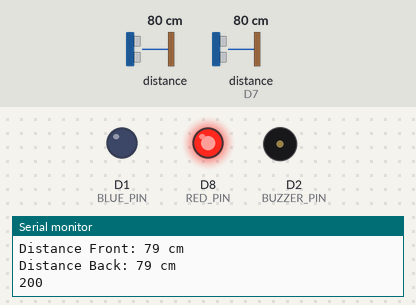
Bench run of a sketch on a simulated ESP8266 (NodeMCU). On the bench: output pins drawn as LEDs (lit = HIGH), buzzer (waves = sounding), the last lines printed to the serial monitor. Wiring (inferred from the names in the program): 2 × ultrasonic range finder: trigger D4, echo D3 / trigger D6, echo D7. Inputs (shaded band) come from the test bench; at power-on: distance to the obstacle (sensor on D7) 80 cm, distance to the obstacle 80 cm. The echo pulse lasts 58.3 µs per cm; WiFi joins after 1.5 s; servers stay silent unless stated; uploads are accepted with an empty reply; pins used as bus, display or sensor lines are not drawn.

Above: at 3.2 s.
3.3 s: distance to the obstacle (sensor on D7) set to 2 cm
6.3 s: distance to the obstacle (sensor 0) set to 34 cm
9.3 s: distance to the obstacle (sensor 0) set to 27 cm
At 9.98 s:
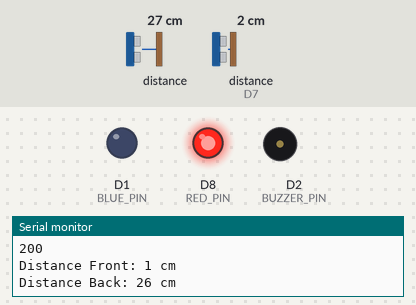
12.3 s: distance to the obstacle (sensor on D7) set to 120 cm
At 13.9 s:
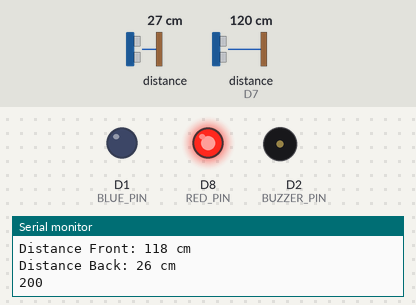
15.3 s: distance to the obstacle (sensor 0) set to 97 cm
18.3 s: distance to the obstacle (sensor 0) set to 105 cm
At 20.4 s:
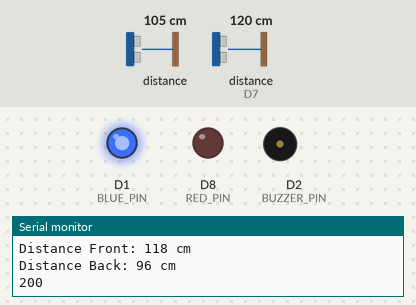
Timing chart, 0 to 21.7 s (numbered marks = the images above; inputs shaded):
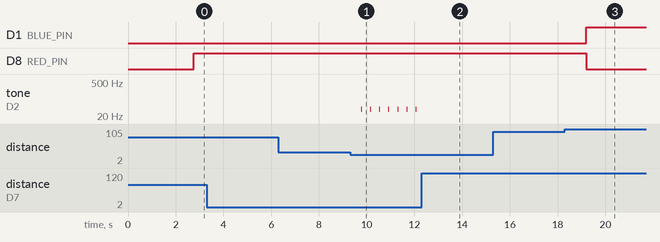

Measured:
- the behaviour switches between 31 and 30 cm on distance to the obstacle (sensor 0) (found by bisection; images 0 and 1)
- the behaviour switches between 101 and 102 cm on distance to the obstacle (sensor 0) (found by bisection; images 2 and 3)
- after the input at 9.3 s, tone on D2 (BUZZER_PIN): alternates 38 Hz for 0.04 s and silent for 0.34 s, starting after 0.46 s
- after the input at 12.3 s, tone on D2 (BUZZER_PIN): stops changing and stays silent
- after the input at 18.3 s, D1 (BLUE_PIN): LOW → HIGH after 0.90 s; D8 (RED_PIN): HIGH → LOW after 0.90 s

The sketch:

sketch_may23a.ino
```cpp
#include <ESP8266WiFi.h>
#include <ESP8266HTTPClient.h>

#define TRIGGER_PIN_1 D6
#define ECHO_PIN_1 D7
#define TRIGGER_PIN_2 D4
#define ECHO_PIN_2 D3
#define BUZZER_PIN D2
#define BLUE_PIN D1
#define RED_PIN D8

const char* ssid = "Ambot";
const char* password = "neil5412";
const char* serverUrl = "http://192.168.69.117:3000/api/distances";

WiFiClient wifiClient;

void setup() {
  pinMode(TRIGGER_PIN_1, OUTPUT);
  pinMode(ECHO_PIN_1, INPUT);
  pinMode(TRIGGER_PIN_2, OUTPUT);
  pinMode(ECHO_PIN_2, INPUT);
  pinMode(BUZZER_PIN, OUTPUT);
  pinMode(BLUE_PIN, OUTPUT);
  pinMode(RED_PIN, OUTPUT);
  Serial.begin(9600);
  delay(50);

  WiFi.begin(ssid, password);
  while (WiFi.status() != WL_CONNECTED) {
    delay(1000);
    Serial.println("Connecting to WiFi...");
  }
  Serial.println("Connected to WiFi");
}

long readDistance(int triggerPin, int echoPin) {
  long total = 0;
  const int numReadings = 5;

  for (int i = 0; i < numReadings; i++) {
    digitalWrite(triggerPin, LOW);
    delayMicroseconds(2);
    digitalWrite(triggerPin, HIGH);
    delayMicroseconds(10);
    digitalWrite(triggerPin, LOW);

    long duration = pulseIn(echoPin, HIGH);
    long distance = duration * 0.034 / 2;
    total += distance;
    delay(10);  // small delay between readings
  }

  return total / numReadings;
}

void loop() {
  unsigned int distance1 = readDistance(TRIGGER_PIN_1, ECHO_PIN_1);
  unsigned int distance2 = readDistance(TRIGGER_PIN_2, ECHO_PIN_2);

  bool shouldBeep = (distance1 <= 100 || distance2 <= 100);

  if (shouldBeep) {
    int buzzerDelay1 = map(distance1, 50, 60, 80, 100); // Map distance to delay (1-20 cm maps to 50-100 ms)
    int buzzerDelay2 = map(distance2, 50, 60, 80, 100);

    // Produce an alternating sound on the buzzer
    for (int i = 0; i < 2; i++) {
      digitalWrite(BUZZER_PIN, HIGH); // Turn on the buzzer
      delay(buzzerDelay1 / 2); // Wait for half the buzzer delay
      digitalWrite(BUZZER_PIN, LOW); // Turn off the buzzer
      delay(buzzerDelay1 / 2); // Wait for half the buzzer delay
    }

    for (int i = 0; i < 2; i++) {
      digitalWrite(BUZZER_PIN, HIGH); // Turn on the buzzer
      delay(buzzerDelay2 / 2); // Wait for half the buzzer delay
      digitalWrite(BUZZER_PIN, LOW); // Turn off the buzzer
      delay(buzzerDelay2 / 2); // Wait for half the buzzer delay
    }

    digitalWrite(RED_PIN, HIGH);
    digitalWrite(BLUE_PIN, LOW);

    Serial.print("Distance Front: ");
    Serial.print(distance1);
    Serial.println(" cm");

    Serial.print("Distance Back: ");
    Serial.print(distance2);
    Serial.println(" cm");

    // Send distance data to server only when buzzer beeps
    if (WiFi.status() == WL_CONNECTED) {
      HTTPClient http;
      http.begin(wifiClient, serverUrl);
      http.addHeader("Content-Type", "application/json");

      String jsonPayload = "{\"distance1\":" + String(distance1) + ",\"distance2\":" + String(distance2) + "}";
      int httpResponseCode = http.POST(jsonPayload);

      if (httpResponseCode > 0) {
        String response = http.getString();
        Serial.println(httpResponseCode);
        Serial.println(response);
      } else {
        Serial.print("Error on sending POST: ");
        Serial.println(httpResponseCode);
      }

      http.end();
    }
  } else {
    digitalWrite(BUZZER_PIN, LOW);
    digitalWrite(RED_PIN, LOW);
    digitalWrite(BLUE_PIN, HIGH);
  }

  delay(5); // Adjust the delay as needed
}
```
